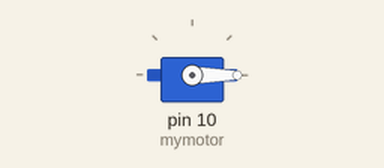
The sketch below on a simulated Arduino Uno, built with avr-gcc and run on an emulated ATmega328P. On the bench: servo.

Above: at 0.05 s.
At 6.25 s:
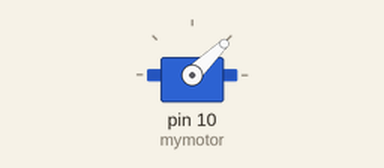
At 12.45 s:
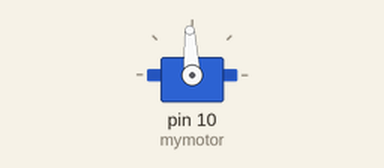
At 24.95 s:
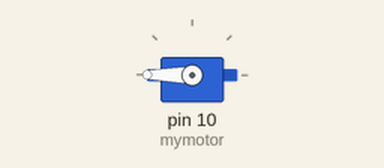
Timing chart, 0 to 32.5 s (numbered marks = the images above):
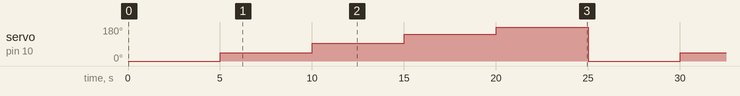

The sketch:

sketch_sep15a.ino
```cpp
#include <Servo.h>
Servo mymotor;
void setup()
{
mymotor.attach(10);
}
void loop()
{
mymotor.writeMicroseconds(500); //motors rotating in clockwise direction with the highest speed;
delay(5000); //the motors running for 5 seconds.
mymotor.writeMicroseconds(1000); //motors rotating in clockwise direction with the highest speed;
delay(5000); //the motors running for 5 seconds.
mymotor.writeMicroseconds(1500); //motors rotating in clockwise direction with the highest speed;
delay(5000); //the motors running for 5 seconds.
mymotor.writeMicroseconds(2000); //motors rotating in clockwise direction with the highest speed;
delay(5000); //the motors running for 5 seconds.
mymotor.writeMicroseconds(2500); //motors rotating in clockwise direction with the highest speed;
delay(5000); //the motors running for 5 seconds.

}
```

Measured:
- by itself, servo on pin 10 (mymotor): repeats every 25.0 s: 93° 5.0 s, 141° 5.0 s, 180° 5.0 s, 0° 5.0 s, 44° 5.0 s
